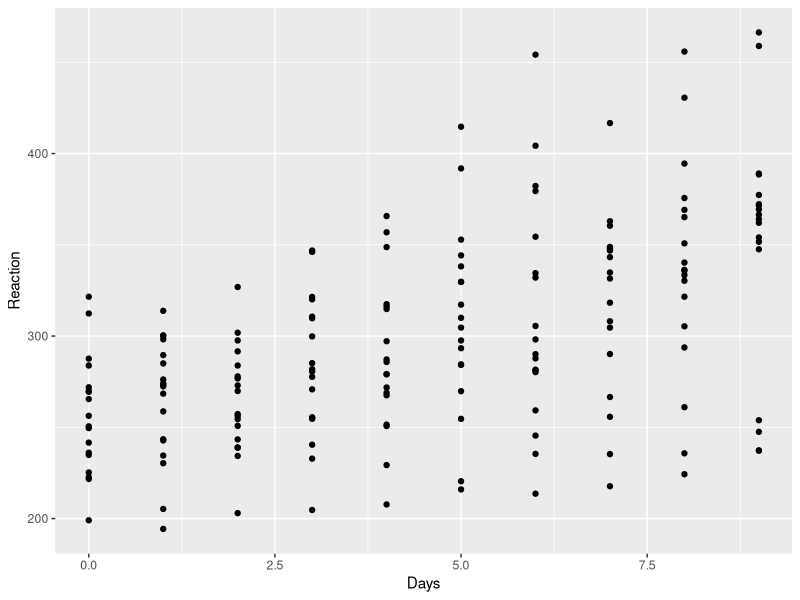
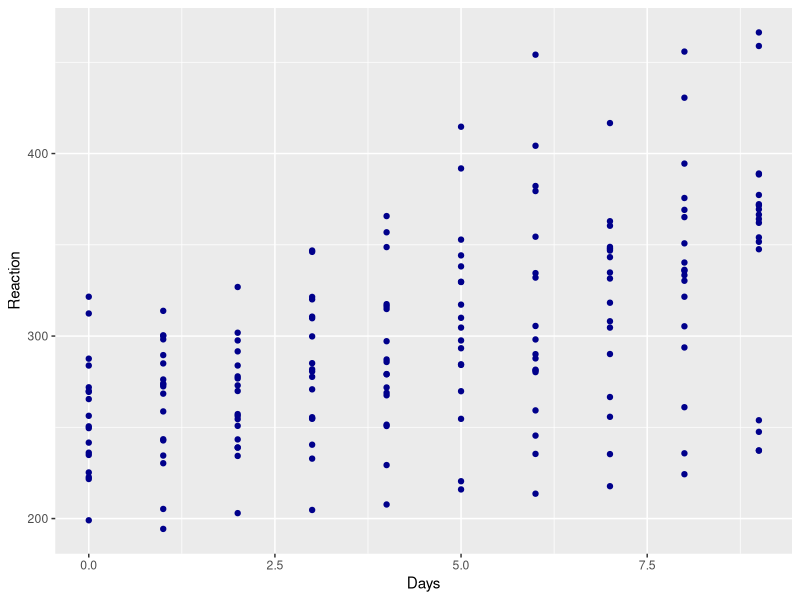
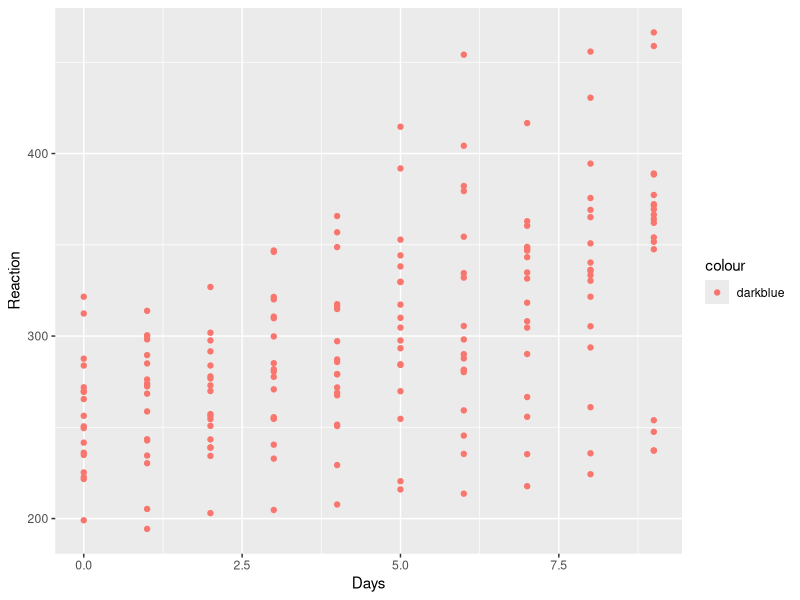
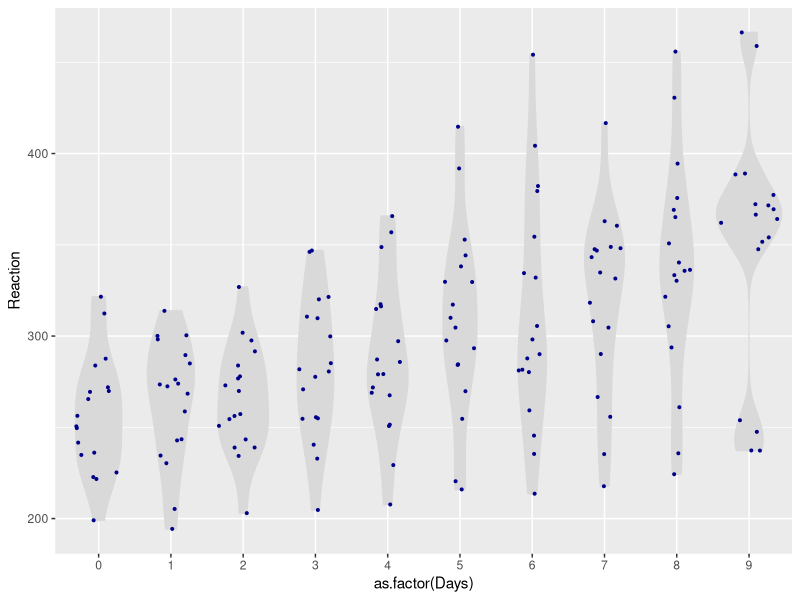
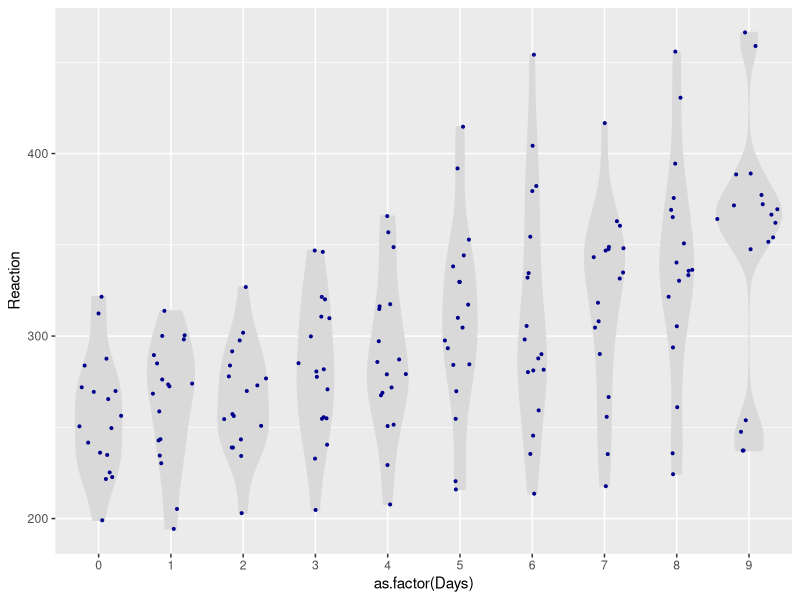
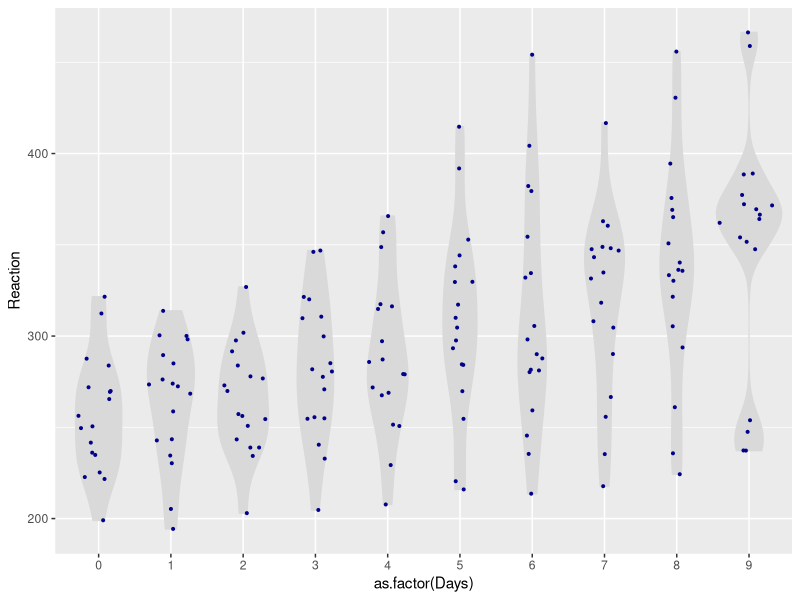
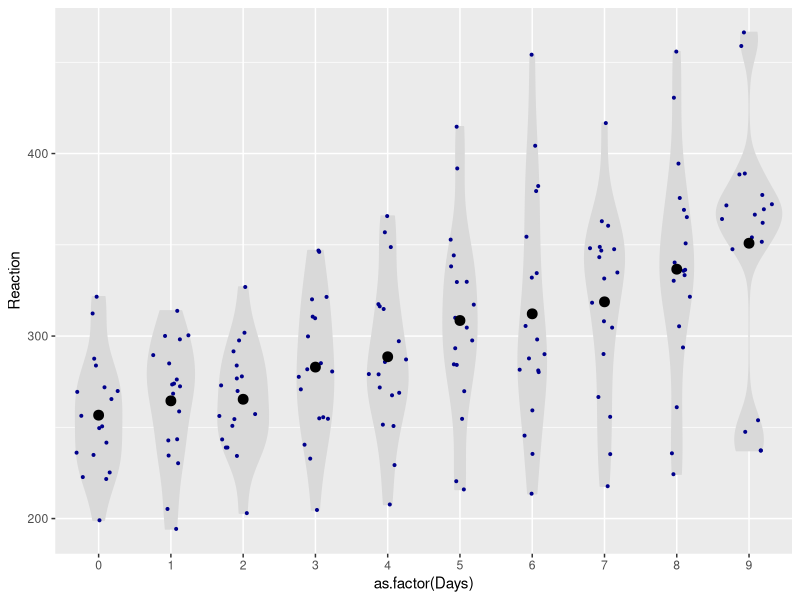
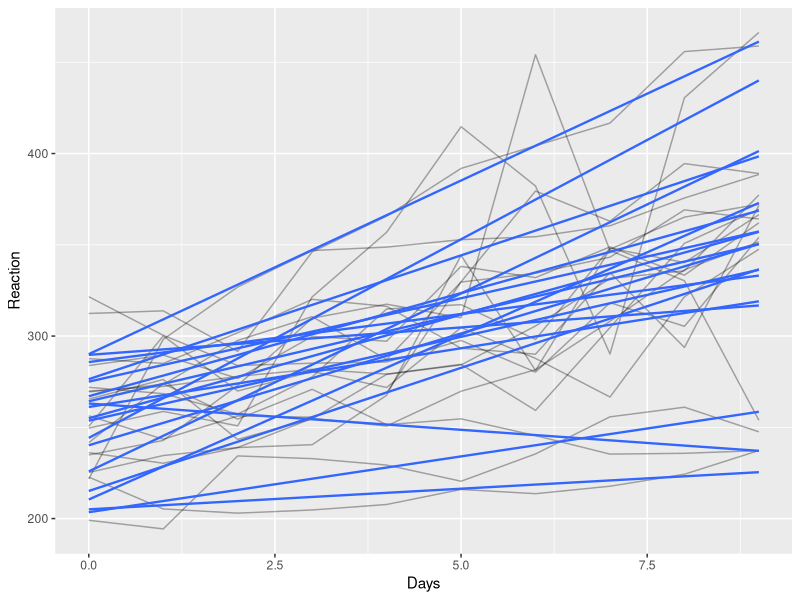

Write the R code that produced these figures, in order.
## ---- chunk 1
library(tidyverse) # For ggplot, dplyr, tidyr...
library(skimr) # For quick review of data
library(ggforce) # For sina plots
library(lme4) # For the sleep study data

set.seed(888)

## ---- chunk 2

sleep.df = sleepstudy # Read data from package

skim(sleep.df) # Summarizes dataframe

head(sleep.df) # First rows of dataframe
tail(sleep.df) # Last rows of dataframe

## ---- chunk 3

ggplot(data = sleep.df, mapping = aes(x = Days, y = Reaction)) + 
  geom_point()

## ---- chunk 4

ggplot(data = sleep.df, mapping = aes(x = Days, y = Reaction)) + 
  geom_point(colour = "darkblue") 

ggplot(data = sleep.df, mapping = aes(x = Days, y = Reaction, colour = "darkblue")) + 
  geom_point() 

## ---- chunk 5

ggplot(data = sleep.df, mapping = aes(x = as.factor(Days), y = Reaction)) + 
  geom_violin(fill= "grey85", colour = "grey85") +
  geom_sina(colour = "darkblue", size = .7)

## ---- chunk 6

## Global
ggplot(data = sleep.df, mapping = aes(x = as.factor(Days), y = Reaction)) + 
  geom_violin(fill= "grey85", colour = "grey85") +
  geom_sina(colour = "darkblue", size = .7)

## Local
ggplot(data = sleep.df) + 
  geom_violin(mapping = aes(x = as.factor(Days), y = Reaction), fill= "grey85", colour = "grey85") +
  geom_sina(mapping = aes(x = as.factor(Days), y = Reaction), colour = "darkblue", size = .7)

## Local mapping to overlay data
m.sleep.df = sleep.df %>% 
  group_by(Days) %>% 
  summarise(m.reaction = mean(Reaction))

ggplot(data = sleep.df, mapping = aes(x = as.factor(Days), y = Reaction)) + 
  geom_violin(fill= "grey85", colour = "grey85") +
  geom_sina(colour = "darkblue", size = .7) +
  geom_point(data = m.sleep.df, aes(y = m.reaction), size = 3)

## ---- chunk 7

ggplot(sleep.df, aes(x = Days, y = Reaction, group = Subject)) + 
  geom_line(alpha = .33) +
  geom_smooth(method = "lm", se = FALSE, size = .8)


# What happens when you don't identify the groups?
ggplot(sleep.df, aes(Days, Reaction)) +
  geom_line(alpha = .33) 

# What happens when you don't identify the groups?
ggplot(sleep.df, aes(Days, Reaction)) +
  geom_point() +
  geom_smooth(method = "lm", se = FALSE)
## ---- chunk 8

ggplot(data = sleep.df, mapping = aes(x = Days, y = Reaction)) + 
  geom_point() +
  facet_grid(.~Subject)

## ---- chunk 9

ggplot(sleep.df, aes(Days, Reaction)) + 
  geom_point() +
  geom_smooth(method = "loess") +
  facet_grid(.~Subject)
## ---- chunk 10

ggplot(sleep.df, aes(Days, Reaction)) + 
  geom_point() +
  geom_smooth(method = "lm") +
  facet_grid(.~Subject)
## ---- chunk 11

ggplot(sleep.df, aes(Days, Reaction)) + 
  geom_point() +
  geom_smooth(method = "lm") +
  facet_grid(.~reorder(x = Subject, X = Reaction, FUN = mean)) +
  scale_x_continuous(breaks = c(2, 4, 6, 8)) +
  labs(title = "Sleep deprevation slows reaction time",
       subtitle = "Individual participants ordered by mean reaction time",
       y = "Reaction time (s)", x = "Days into experiment")
